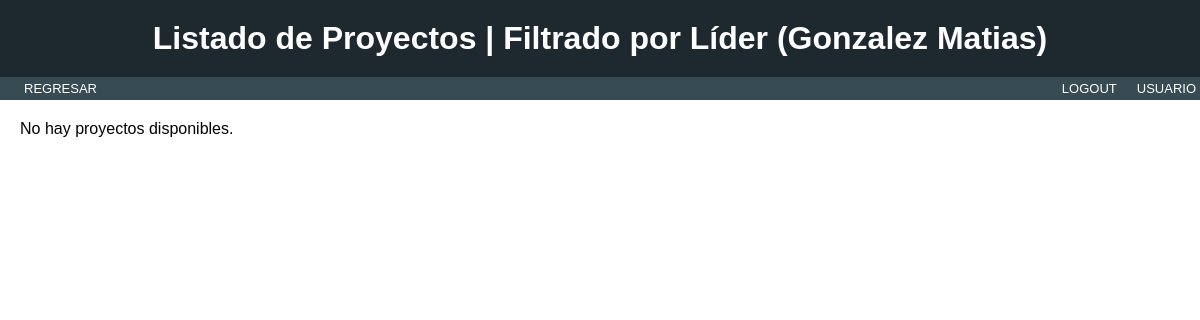
Before: /Projects/cards-filter-bylider/Gonzalez Matias/ with the older database file.
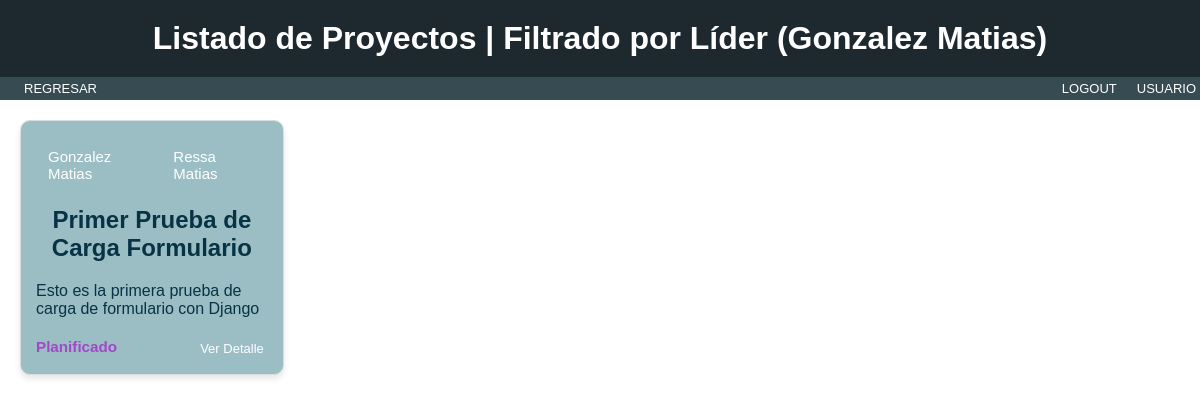
After: the same page with the newer database file.
### Projects/models.py (models this page shows, shortened)
class Tarjeta(models.Model):
    class Tipo(models.TextChoices):
        planificado = 'Planificado', 'Planificado'
        en_curso = 'En Curso', 'En Curso'
        finalizado = 'Finalizado', 'Finalizado'
    lider = models.ForeignKey(Lider, on_delete=models.CASCADE,related_name='tarjetas')
    sponsor = models.ForeignKey(Sponsor, on_delete=models.CASCADE,related_name='tarjetas')
    titulo = models.CharField(max_length=50)
    descripcion = models.CharField(max_length=200)
    fecha_inicio = models.DateField(default=datetime.now)
    fecha_fin = models.DateField(default=datetime.now)
    estado = models.CharField(
        max_length=11,
        choices=Tipo.choices,
        default=Tipo.planificado,
    )

class Lider(models.Model):
    nombre = models.CharField(max_length=20)
    def __str__(self):
        return f"{self.nombre}"

class Sponsor(models.Model):
    nombre = models.CharField(max_length=20)
    def __str__(self):
        return f"{self.nombre}"

### Projects/views.py (the view)
# urls.py: path("cards-filter-bylider/<str:lider_name>/", FilterByLiderListView.as_view(), name="filter_lider"),
class FilterByLiderListView(ListView):
    model = Tarjeta
    template_name = "Projects/cards/filter_cards.html"
    context_object_name = "TARJETAS_FILTER"
    def get_queryset(self):
        lider_name = self.kwargs['lider_name']
        return Tarjeta.objects.filter(lider__nombre=lider_name)
    def get_context_data(self, **kwargs):
        context = super().get_context_data(**kwargs)
        lider_name = self.kwargs['lider_name']
        context['filtro_tipo'] = f'Líder ({lider_name})'
        return context

### Projects/templates/Projects/cards/filter_cards.html (shortened to what this page needs)
{% extends 'Projects/base.html' %} {% load static %}  {% block h1 %} {% if filtro_tipo %}
<h1>Listado de Proyectos | Filtrado por {{ filtro_tipo }}</h1>
{% endif %} {% endblock %} {% block nav %}
<link
  rel="stylesheet"
  href="{% static 'Projects/css/styles_list_cards.css' %}"
/>
<div class="left-menu">
  <ul>
    <li><a href="{% url 'list_cards' %}">REGRESAR</a></li>
  </ul>
</div>
<div class="right-menu">
  <ul>
    <li><a href="">LOGOUT</a></li>
  </ul>
  <ul>
    <li><a href="">USUARIO</a></li>
  </ul>
</div>
{% endblock %} {% block content %}
<div class="card-container">
  {% for tarjeta in TARJETAS_FILTER %}
  <div class="card">
    <div class="card-header">
      <span class="tag">{{ tarjeta.lider }}</span>
      <span class="tag">{{ tarjeta.sponsor }}</span>
    </div>
    <h2>{{ tarjeta.titulo }}</h2>
    <p>{{ tarjeta.descripcion }}</p>
    <div class="card-footer">
      <h3 data-estado="{{ tarjeta.estado }}">{{ tarjeta.estado }}</h3>
      <a href="" class="btn-detail">Ver Detalle</a>
    </div>
  </div>
  {% empty %}
  <p>No hay proyectos disponibles.</p>
  {% endfor %}
</div>
{% endblock %}

Changed rows visible on the page:
added Tarjeta: lider "Gonzalez Matias", sponsor "Ressa Matias", titulo "Primer Prueba de Carga Formulario", descripcion "Esto es la primera prueba de carga de formulario con Django", estado "Planificado"
Other visible differences:
text no longer shown: "No hay proyectos disponibles."
